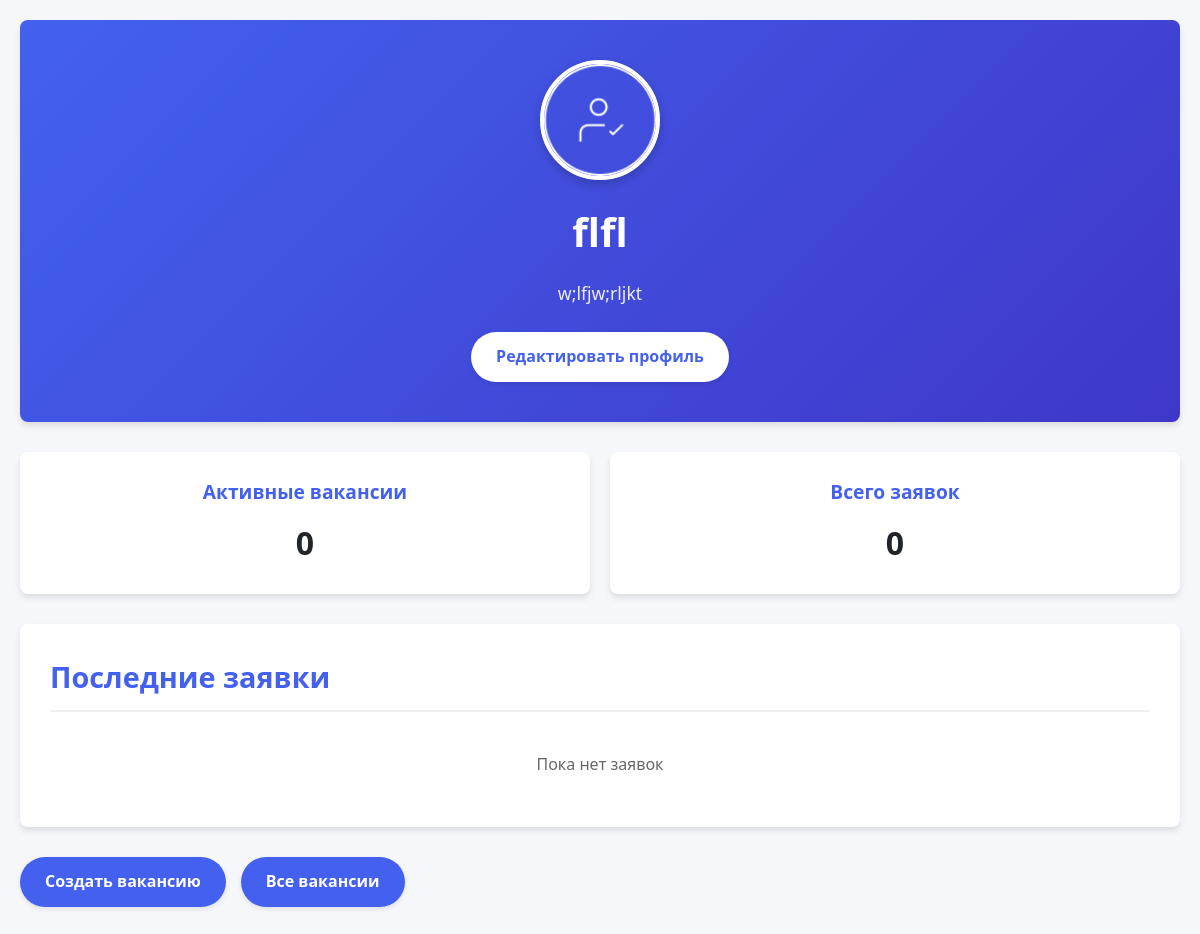
The app's page /company/dashboard (signed in) with its own data.
### app.py (models this page shows, shortened)
class Company(db.Model):
    __tablename__ = 'companies'
    id = db.Column(db.Integer, primary_key=True)
    name = db.Column(db.String(100), nullable=False)
    website = db.Column(db.String(200))
    about = db.Column(db.Text)
    photo = db.Column(db.String(200))
    size = db.Column(db.Integer)
    contact_info = db.Column(db.Text, nullable=False)
    document = db.Column(db.String(200))
    created_at = db.Column(db.DateTime, default=datetime.utcnow)
    username = db.Column(db.String(80), unique=True, nullable=False)
    password = db.Column(db.String(256), nullable=False)
    job_offers = db.relationship('JobOffer', back_populates='company', lazy=True)
    employees = db.relationship('CompanyEmployee', back_populates='company', lazy=True)

### app.py (the view)
@app.route('/company/dashboard')
def company_dashboard():
    if 'company_id' not in session:
        return redirect(url_for('company_login'))
    conn = get_db_connection()
    cursor = conn.cursor()
    cursor.execute("SELECT * FROM companies WHERE id = ?", (session['company_id'],))
    company = cursor.fetchone()
    if not company:
        flash('Компания не найдена', 'error')
        return redirect(url_for('company_login'))
    cursor.execute("SELECT * FROM job_offers WHERE company_id = ?", (company['id'],))
    jobs = cursor.fetchall()
    cursor.execute("""
        SELECT a.* FROM applications a
        JOIN job_offers j ON a.job_offer_id = j.id
        WHERE j.company_id = ?
        ORDER BY a.created_at DESC
        LIMIT 5
    """, (company['id'],))
    applications = cursor.fetchall()
    conn.close()
    return render_template('company/dashboard.html',
                           company=company,
                           jobs=jobs,
                           applications=applications)

### app.py (called while the page is built)
@app.context_processor
def inject_user():
    return dict(current_user=current_user)

def get_db_connection():
    conn = sqlite3.connect("mydatabase.db")
    conn.row_factory = sqlite3.Row
    return conn

### templates/company/dashboard.html (shortened to what this page needs)
<!DOCTYPE html>
<html lang="en">
<head>
</head>
<body>
    <div class="container">
        <div class="company-header">
            {% if company.photo %}
            <img src="{{ url_for('static', filename='uploads/' + company.photo) }}" alt="{{ company.name }}" class="company-logo">
            {% else %}
            <div class="company-logo" style="background-color: #ddd; display: flex; align-items: center; justify-content: center;">
                <span style="font-size: 2rem; color: #666;">{{ company.name|first|upper }}</span>
            </div>
            {% endif %}
            <h1>{{ company.name }}</h1>
            <p>{{ company.about }}</p>
            <a href="{{ url_for('edit_company_profile') }}" class="btn">Редактировать профиль</a>
        </div>
        <div class="company-stats">
            <div class="stat-card">
                <h3>Активные вакансии</h3>
                <p>{{ jobs|length }}</p>
            </div>
            <div class="stat-card">
                <h3>Всего заявок</h3>
                <p>{{ applications|length }}</p>
            </div>
        </div>
        <div class="recent-applications">
            <h2>Последние заявки</h2>
            {% if applications %}
            <ul>
                {% for app in applications %}
                <li>
                    <a href="{{ url_for('view_application', app_id=app.id) }}">
                        {{ app.applicant.first_name }} {{ app.applicant.last_name }} - {{ app.job_offer.job_title }}
                    </a>
                    <span class="status-badge {{ app.status }}">{{ app.status }}</span>
                </li>
                {% endfor %}
            </ul>
            {% else %}
            <p style="text-align: center; color: #666; padding: 20px 0;">Пока нет заявок</p>
            {% endif %}
        </div>
        <div class="company-actions">
            <a href="{{ url_for('create_job_offer') }}" class="btn">Создать вакансию</a>
            <a href="{{ url_for('company_jobs') }}" class="btn">Все вакансии</a>
        </div>
    </div>
</body>
</html>

### templates/company/dashboard.html (style rules this page uses)
:root { --primary-color: #4361ee; --secondary-color: #3f37c9; --accent-color: #4895ef; --light-color: #f8f9fa; --dark-color: #212529; --success-color: #4cc9f0; --warning-color: #f8961e; --danger-color: #f72585; --border-radius: 8px; --box-shadow: 0 4px 6px rgba(0, 0, 0, 0.1); --transition: all 0.3s ease; }
* { margin: 0; padding: 0; box-sizing: border-box; font-family: 'Segoe UI', Tahoma, Geneva, Verdana, sans-serif; }
body { background-color: #f5f7fa; color: var(--dark-color); line-height: 1.6; padding: 0; margin: 0; }
.container { max-width: 1200px; margin: 0 auto; padding: 20px; }
.company-header { background: linear-gradient(135deg, var(--primary-color), var(--secondary-color)); color: white; padding: 40px 20px; border-radius: var(--border-radius); margin-bottom: 30px; display: flex; flex-direction: column; align-items: center; text-align: center; position: relative; box-shadow: var(--box-shadow); }
.company-logo { width: 120px; height: 120px; border-radius: 50%; object-fit: cover; border: 4px solid white; margin-bottom: 20px; box-shadow: 0 4px 10px rgba(0, 0, 0, 0.2); }
.company-header h1 { font-size: 2.5rem; margin-bottom: 15px; font-weight: 700; }
.company-header p { max-width: 800px; font-size: 1.1rem; margin-bottom: 25px; opacity: 0.9; }
.btn { display: inline-block; background-color: white; color: var(--primary-color); padding: 12px 25px; border-radius: 50px; text-decoration: none; font-weight: 600; transition: var(--transition); border: none; cursor: pointer; font-size: 1rem; box-shadow: 0 2px 5px rgba(0, 0, 0, 0.1); }
.company-stats { display: grid; grid-template-columns: repeat(auto-fit, minmax(250px, 1fr)); gap: 20px; margin-bottom: 30px; }
.stat-card { background: white; padding: 25px; border-radius: var(--border-radius); box-shadow: var(--box-shadow); text-align: center; transition: var(--transition); }
.stat-card h3 { color: var(--primary-color); margin-bottom: 10px; font-size: 1.2rem; }
.stat-card p { font-size: 2rem; font-weight: 700; color: var(--dark-color); }
.recent-applications { background: white; padding: 30px; border-radius: var(--border-radius); margin-bottom: 30px; box-shadow: var(--box-shadow); }
.recent-applications h2 { color: var(--primary-color); margin-bottom: 20px; padding-bottom: 10px; border-bottom: 2px solid #eee; font-size: 1.8rem; }
.company-actions { display: flex; gap: 15px; margin-bottom: 30px; flex-wrap: wrap; }
.company-actions .btn { background-color: var(--primary-color); color: white; }

### records on screen
Company: photo (picture), name "flfl", about "w;lfjw;rljkt"

### other values on screen
{{ jobs|length }} "0"
{{ applications|length }} "0"
